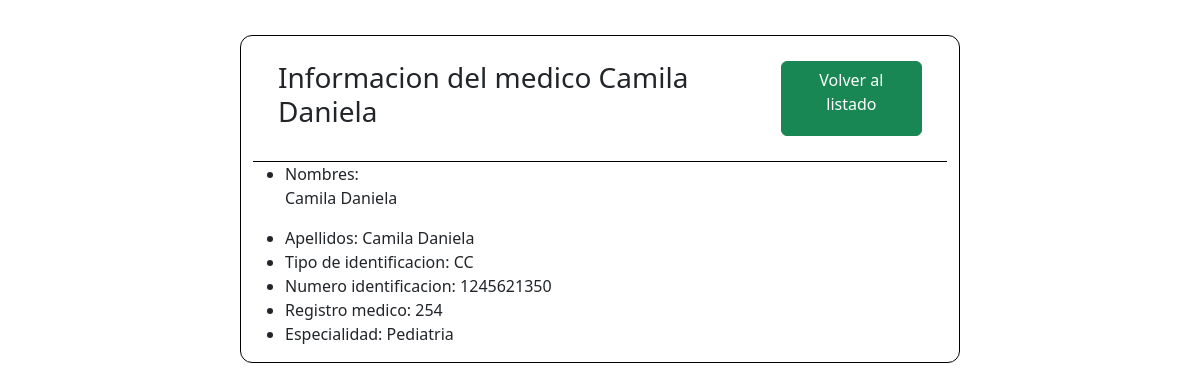
Before: /medicos/6 with the older database file.
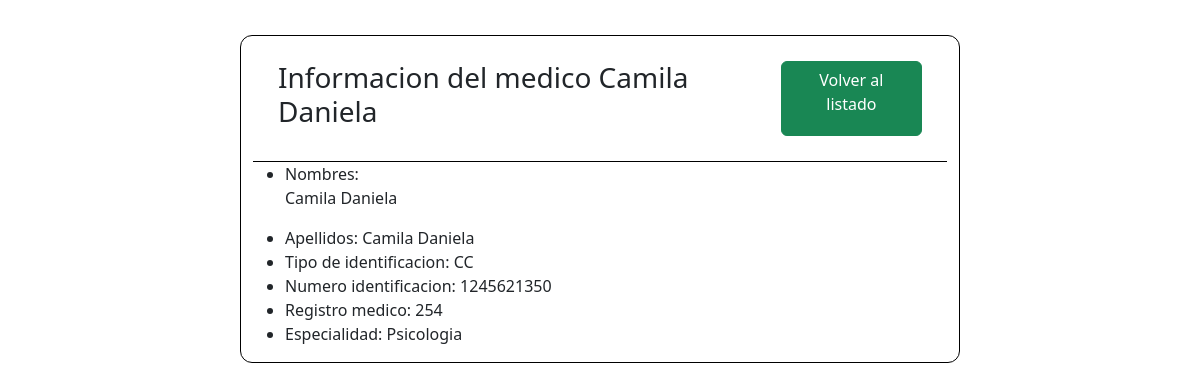
After: the same page with the newer database file.
### app/models.py (models this page shows)
class Medico(db.Model):
    __tablename__='medicos'
    id = db.Column(db.Integer, primary_key = True )
    nombres = db.Column(db.String(120), nullable = True )
    apellidos = db.Column(db.String(120), nullable = True)
    tipo_identificacion = db.Column(db.String(4), nullable = True)
    numero_identificacion = db.Column(db.Integer)
    registro_medico = db.Column(db.Integer)
    especialidad = db.Column(db.String(50))
    citas = db.relationship("Cita" , backref = "medico" )

### app/routes.py (the view)
@app.route('/medicos/<int:id>')
def get_medico_by_id(id):
    medico = Medico.query.get(id)
    return render_template('medicos/medico.html', medicoId = medico)

### app/templates/medicos/medico.html (shortened to what this page needs)
<!DOCTYPE html>
<html lang="en">
<head>
    <link rel="stylesheet" href="https://cdn.jsdelivr.net/npm/bootstrap@5.3.3/dist/css/bootstrap.min.css">
</head>
<body>
    <section class="container sectionInfoId">
    <div class="navInfoId">
        <h3>Informacion del medico <span>{{ medicoId.nombres }}</span></h3>
        <a  class="btn btn-success" href="http://127.0.0.1:5000/medicos">Volver al listado</a>
    </div>
    <ul class="">
        <li><span>Nombres:</span><p>{{medicoId.nombres}}</p> </li>
        <li><span>Apellidos:</span> {{medicoId.nombres}}</li>
        <li><span>Tipo de identificacion:</span> {{medicoId.tipo_identificacion}}</li>
        <li><span>Numero identificacion:</span> {{medicoId.numero_identificacion}}</li>
        <li><span>Registro medico:</span> {{medicoId.registro_medico}}</li>
        <li><span>Especialidad:</span> {{medicoId.especialidad}}</li>
    </ul>
</section>
</body>
</html>

Changed rows visible on the page:
changed Medico "Camila Daniela": especialidad "Pediatria" → "Psicologia"
